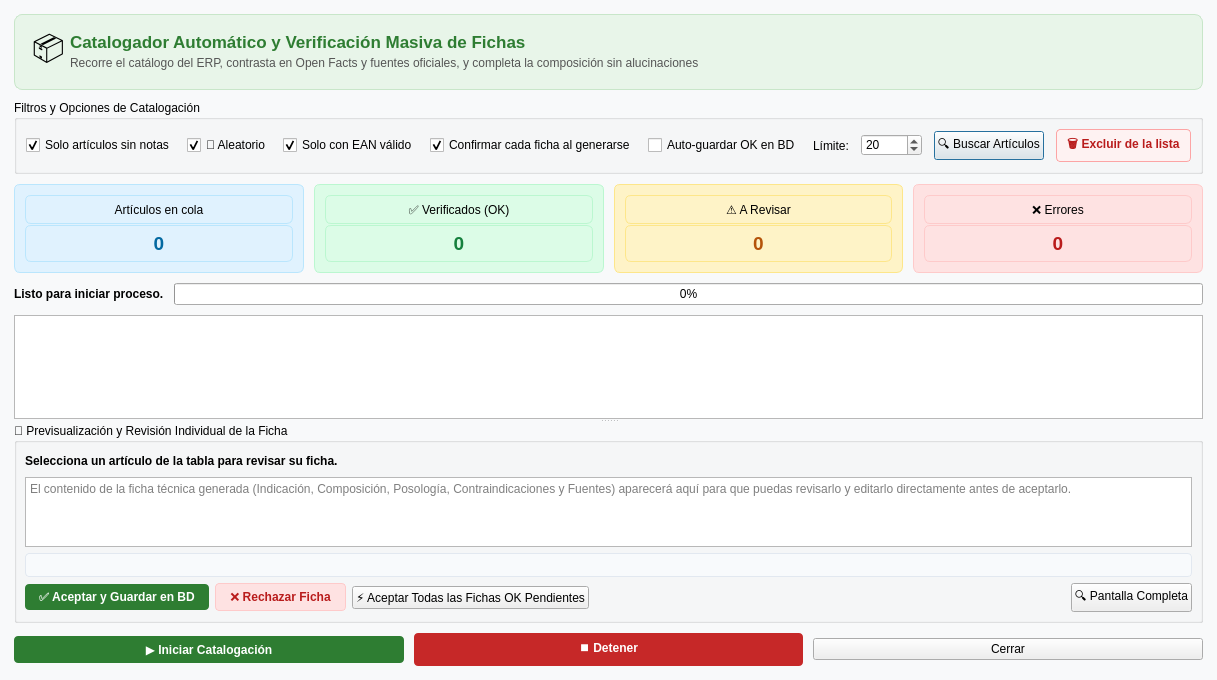
<?xml version="1.0" encoding="UTF-8"?>
<ui version="4.0">
 <class>DialogEnriquecimientoMasivo</class>
 <widget class="QDialog" name="DialogEnriquecimientoMasivo">
  <property name="geometry">
   <rect>
    <x>0</x>
    <y>0</y>
    <width>950</width>
    <height>680</height>
   </rect>
  </property>
  <property name="windowTitle">
   <string>Enriquecimiento Masivo de Fichas de Producto con IA y Fuentes Web</string>
  </property>
  <property name="styleSheet">
   <string notr="true">QDialog { background-color: #f8f9fa; }</string>
  </property>
  <layout class="QVBoxLayout" name="verticalLayoutPrincipal">
   <property name="spacing">
    <number>10</number>
   </property>
   <property name="leftMargin">
    <number>14</number>
   </property>
   <property name="topMargin">
    <number>14</number>
   </property>
   <property name="rightMargin">
    <number>14</number>
   </property>
   <property name="bottomMargin">
    <number>14</number>
   </property>
   <item>
    <widget class="QFrame" name="frameCabecera">
     <property name="styleSheet">
      <string notr="true">QFrame#frameCabecera {
    background-color: #e8f5e9;
    border: 1px solid #c8e6c9;
    border-radius: 8px;
    padding: 8px;
}</string>
     </property>
     <layout class="QHBoxLayout" name="horizontalLayoutCabecera">
      <item>
       <widget class="QLabel" name="labelIcono">
        <property name="maximumSize">
         <size>
          <width>40</width>
          <height>40</height>
         </size>
        </property>
        <property name="text">
         <string>📦</string>
        </property>
        <property name="font">
         <font>
          <pointsize>22</pointsize>
         </font>
        </property>
        <property name="alignment">
         <set>Qt::AlignmentFlag::AlignCenter</set>
        </property>
       </widget>
      </item>
      <item>
       <layout class="QVBoxLayout" name="verticalLayoutTitulos">
        <property name="spacing">
         <number>2</number>
        </property>
        <item>
         <widget class="QLabel" name="labelTitulo">
          <property name="font">
           <font>
            <pointsize>13</pointsize>
            <bold>true</bold>
           </font>
          </property>
          <property name="styleSheet">
           <string notr="true">color: #2e7d32;</string>
          </property>
          <property name="text">
           <string>Catalogador Automático y Verificación Masiva de Fichas</string>
          </property>
         </widget>
        </item>
        <item>
         <widget class="QLabel" name="labelSubtitulo">
          <property name="styleSheet">
           <string notr="true">color: #555555;</string>
          </property>
          <property name="text">
           <string>Recorre el catálogo del ERP, contrasta en Open Facts y fuentes oficiales, y completa la composición sin alucinaciones</string>
          </property>
         </widget>
        </item>
       </layout>
      </item>
      <item>
       <spacer name="horizontalSpacerCabecera">
        <property name="orientation">
         <enum>Qt::Orientation::Horizontal</enum>
        </property>
        <property name="sizeHint" stdset="0">
         <size>
          <width>40</width>
          <height>20</height>
         </size>
        </property>
       </spacer>
      </item>
     </layout>
    </widget>
   </item>
   <item>
    <widget class="QGroupBox" name="groupBoxFiltros">
     <property name="title">
      <string>Filtros y Opciones de Catalogación</string>
     </property>
     <layout class="QHBoxLayout" name="horizontalLayoutFiltros">
      <property name="spacing">
       <number>12</number>
      </property>
      <item>
       <widget class="QCheckBox" name="checkBoxSoloSinNotas">
        <property name="text">
         <string>Solo artículos sin notas</string>
        </property>
        <property name="checked">
         <bool>true</bool>
        </property>
       </widget>
      </item>
      <item>
       <widget class="QCheckBox" name="checkBoxAleatorio">
        <property name="toolTip">
         <string>Carga una selección aleatoria de artículos del catálogo en vez de los últimos registrados</string>
        </property>
        <property name="text">
         <string>🎲 Aleatorio</string>
        </property>
        <property name="checked">
         <bool>true</bool>
        </property>
       </widget>
      </item>
      <item>
       <widget class="QCheckBox" name="checkBoxSoloEanValido">
        <property name="text">
         <string>Solo con EAN válido</string>
        </property>
        <property name="checked">
         <bool>true</bool>
        </property>
       </widget>
      </item>
      <item>
       <widget class="QCheckBox" name="checkBoxModoInteractivo">
        <property name="toolTip">
         <string>Pausa en cada artículo generado para que puedas revisar, editar, aceptar o rechazar la nota antes de continuar con el siguiente</string>
        </property>
        <property name="text">
         <string>Confirmar cada ficha al generarse</string>
        </property>
        <property name="checked">
         <bool>true</bool>
        </property>
       </widget>
      </item>
      <item>
       <widget class="QCheckBox" name="checkBoxActualizarBD">
        <property name="toolTip">
         <string>Guarda automáticamente en MariaDB las fichas con estado OK sin detenerse a pedir confirmación individual</string>
        </property>
        <property name="text">
         <string>Auto-guardar OK en BD</string>
        </property>
        <property name="checked">
         <bool>false</bool>
        </property>
       </widget>
      </item>
      <item>
       <layout class="QHBoxLayout" name="horizontalLayoutLimite">
        <item>
         <widget class="QLabel" name="labelLimite">
          <property name="text">
           <string>Límite:</string>
          </property>
         </widget>
        </item>
        <item>
         <widget class="QSpinBox" name="spinBoxLimite">
          <property name="minimum">
           <number>1</number>
          </property>
          <property name="maximum">
           <number>50000</number>
          </property>
          <property name="value">
           <number>20</number>
          </property>
         </widget>
        </item>
       </layout>
      </item>
      <item>
       <spacer name="horizontalSpacerFiltros">
        <property name="orientation">
         <enum>Qt::Orientation::Horizontal</enum>
        </property>
        <property name="sizeHint" stdset="0">
         <size>
          <width>40</width>
          <height>20</height>
         </size>
        </property>
       </spacer>
      </item>
      <item>
       <widget class="QPushButton" name="pushButtonCargarLista">
        <property name="text">
         <string>🔍 Buscar Artículos</string>
        </property>
       </widget>
      </item>
      <item>
       <widget class="QPushButton" name="pushButtonExcluir">
        <property name="styleSheet">
         <string notr="true">QPushButton {
    background-color: #fef2f2;
    color: #b91c1c;
    border: 1px solid #fca5a5;
    border-radius: 4px;
    padding: 5px 10px;
    font-weight: bold;
}
QPushButton:hover {
    background-color: #fee2e2;
}</string>
        </property>
        <property name="toolTip">
         <string>Excluye de la lista los artículos seleccionados en la tabla para que no se generen</string>
        </property>
        <property name="text">
         <string>🗑️ Excluir de la lista</string>
        </property>
       </widget>
      </item>
     </layout>
    </widget>
   </item>
   <item>
    <layout class="QHBoxLayout" name="horizontalLayoutMetricas">
     <property name="spacing">
      <number>10</number>
     </property>
     <item>
      <widget class="QFrame" name="frameStatTotal">
       <property name="styleSheet">
        <string notr="true">background-color: #e0f2fe; border: 1px solid #bae6fd; border-radius: 6px; padding: 6px;</string>
       </property>
       <layout class="QVBoxLayout" name="verticalLayoutStatTotal">
        <property name="spacing">
         <number>1</number>
        </property>
        <property name="leftMargin">
         <number>4</number>
        </property>
        <property name="topMargin">
         <number>4</number>
        </property>
        <property name="rightMargin">
         <number>4</number>
        </property>
        <property name="bottomMargin">
         <number>4</number>
        </property>
        <item>
         <widget class="QLabel" name="labelTotalTitulo">
          <property name="text">
           <string>Artículos en cola</string>
          </property>
          <property name="alignment">
           <set>Qt::AlignmentFlag::AlignCenter</set>
          </property>
         </widget>
        </item>
        <item>
         <widget class="QLabel" name="labelTotalValor">
          <property name="font">
           <font>
            <pointsize>14</pointsize>
            <bold>true</bold>
           </font>
          </property>
          <property name="styleSheet">
           <string notr="true">color: #0369a1;</string>
          </property>
          <property name="text">
           <string>0</string>
          </property>
          <property name="alignment">
           <set>Qt::AlignmentFlag::AlignCenter</set>
          </property>
         </widget>
        </item>
       </layout>
      </widget>
     </item>
     <item>
      <widget class="QFrame" name="frameStatOk">
       <property name="styleSheet">
        <string notr="true">background-color: #dcfce7; border: 1px solid #bbf7d0; border-radius: 6px; padding: 6px;</string>
       </property>
       <layout class="QVBoxLayout" name="verticalLayoutStatOk">
        <property name="spacing">
         <number>1</number>
        </property>
        <property name="leftMargin">
         <number>4</number>
        </property>
        <property name="topMargin">
         <number>4</number>
        </property>
        <property name="rightMargin">
         <number>4</number>
        </property>
        <property name="bottomMargin">
         <number>4</number>
        </property>
        <item>
         <widget class="QLabel" name="labelOkTitulo">
          <property name="text">
           <string>✅ Verificados (OK)</string>
          </property>
          <property name="alignment">
           <set>Qt::AlignmentFlag::AlignCenter</set>
          </property>
         </widget>
        </item>
        <item>
         <widget class="QLabel" name="labelOkValor">
          <property name="font">
           <font>
            <pointsize>14</pointsize>
            <bold>true</bold>
           </font>
          </property>
          <property name="styleSheet">
           <string notr="true">color: #15803d;</string>
          </property>
          <property name="text">
           <string>0</string>
          </property>
          <property name="alignment">
           <set>Qt::AlignmentFlag::AlignCenter</set>
          </property>
         </widget>
        </item>
       </layout>
      </widget>
     </item>
     <item>
      <widget class="QFrame" name="frameStatRevisar">
       <property name="styleSheet">
        <string notr="true">background-color: #fef3c7; border: 1px solid #fde68a; border-radius: 6px; padding: 6px;</string>
       </property>
       <layout class="QVBoxLayout" name="verticalLayoutStatRevisar">
        <property name="spacing">
         <number>1</number>
        </property>
        <property name="leftMargin">
         <number>4</number>
        </property>
        <property name="topMargin">
         <number>4</number>
        </property>
        <property name="rightMargin">
         <number>4</number>
        </property>
        <property name="bottomMargin">
         <number>4</number>
        </property>
        <item>
         <widget class="QLabel" name="labelRevisarTitulo">
          <property name="text">
           <string>⚠️ A Revisar</string>
          </property>
          <property name="alignment">
           <set>Qt::AlignmentFlag::AlignCenter</set>
          </property>
         </widget>
        </item>
        <item>
         <widget class="QLabel" name="labelRevisarValor">
          <property name="font">
           <font>
            <pointsize>14</pointsize>
            <bold>true</bold>
           </font>
          </property>
          <property name="styleSheet">
           <string notr="true">color: #b45309;</string>
          </property>
          <property name="text">
           <string>0</string>
          </property>
          <property name="alignment">
           <set>Qt::AlignmentFlag::AlignCenter</set>
          </property>
         </widget>
        </item>
       </layout>
      </widget>
     </item>
     <item>
      <widget class="QFrame" name="frameStatError">
       <property name="styleSheet">
        <string notr="true">background-color: #fee2e2; border: 1px solid #fecaca; border-radius: 6px; padding: 6px;</string>
       </property>
       <layout class="QVBoxLayout" name="verticalLayoutStatError">
        <property name="spacing">
         <number>1</number>
        </property>
        <property name="leftMargin">
         <number>4</number>
        </property>
        <property name="topMargin">
         <number>4</number>
        </property>
        <property name="rightMargin">
         <number>4</number>
        </property>
        <property name="bottomMargin">
         <number>4</number>
        </property>
        <item>
         <widget class="QLabel" name="labelErrorTitulo">
          <property name="text">
           <string>❌ Errores</string>
          </property>
          <property name="alignment">
           <set>Qt::AlignmentFlag::AlignCenter</set>
          </property>
         </widget>
        </item>
        <item>
         <widget class="QLabel" name="labelErrorValor">
          <property name="font">
           <font>
            <pointsize>14</pointsize>
            <bold>true</bold>
           </font>
          </property>
          <property name="styleSheet">
           <string notr="true">color: #b91c1c;</string>
          </property>
          <property name="text">
           <string>0</string>
          </property>
          <property name="alignment">
           <set>Qt::AlignmentFlag::AlignCenter</set>
          </property>
         </widget>
        </item>
       </layout>
      </widget>
     </item>
    </layout>
   </item>
   <item>
    <layout class="QHBoxLayout" name="horizontalLayoutProgresoGeneral">
     <item>
      <widget class="QLabel" name="labelEstadoGeneral">
       <property name="font">
        <font>
         <bold>true</bold>
        </font>
       </property>
       <property name="text">
        <string>Listo para iniciar proceso.</string>
       </property>
      </widget>
     </item>
     <item>
      <widget class="QProgressBar" name="progressBarLote">
       <property name="value">
        <number>0</number>
       </property>
       <property name="textVisible">
        <bool>true</bool>
       </property>
      </widget>
     </item>
    </layout>
   </item>
   <item>
    <widget class="QSplitter" name="splitterResultados">
     <property name="orientation">
      <enum>Qt::Orientation::Vertical</enum>
     </property>
     <widget class="QTableWidget" name="tableWidgetResultados">
      <property name="alternatingRowColors">
       <bool>true</bool>
      </property>
      <property name="selectionMode">
       <enum>QAbstractItemView::SelectionMode::SingleSelection</enum>
      </property>
      <property name="selectionBehavior">
       <enum>QAbstractItemView::SelectionBehavior::SelectRows</enum>
      </property>
      <property name="sortingEnabled">
       <bool>true</bool>
      </property>
     </widget>
     <widget class="QGroupBox" name="groupBoxPrevisualizacion">
      <property name="title">
       <string>📝 Previsualización y Revisión Individual de la Ficha</string>
      </property>
      <layout class="QVBoxLayout" name="verticalLayoutPrevisualizacion">
       <property name="leftMargin">
        <number>8</number>
       </property>
       <property name="topMargin">
        <number>8</number>
       </property>
       <property name="rightMargin">
        <number>8</number>
       </property>
       <property name="bottomMargin">
        <number>8</number>
       </property>
       <item>
        <layout class="QHBoxLayout" name="horizontalLayoutHeaderFicha">
         <item>
          <widget class="QLabel" name="labelFichaTitulo">
           <property name="font">
            <font>
             <bold>true</bold>
            </font>
           </property>
           <property name="text">
            <string>Selecciona un artículo de la tabla para revisar su ficha.</string>
           </property>
          </widget>
         </item>
         <item>
          <spacer name="horizontalSpacerFichaHeader">
           <property name="orientation">
            <enum>Qt::Orientation::Horizontal</enum>
           </property>
           <property name="sizeHint" stdset="0">
            <size>
             <width>40</width>
             <height>20</height>
            </size>
           </property>
          </spacer>
         </item>
         <item>
          <widget class="QLabel" name="labelFichaBadge">
           <property name="text">
            <string/>
           </property>
          </widget>
         </item>
        </layout>
       </item>
       <item>
        <widget class="QTextEdit" name="textEditFichaDetalle">
         <property name="placeholderText">
          <string>El contenido de la ficha técnica generada (Indicación, Composición, Posología, Contraindicaciones y Fuentes) aparecerá aquí para que puedas revisarlo y editarlo directamente antes de aceptarlo.</string>
         </property>
        </widget>
       </item>
       <item>
        <widget class="QLabel" name="labelFuentesFicha">
         <property name="font">
          <font>
           <pointsize>9</pointsize>
          </font>
         </property>
         <property name="styleSheet">
          <string notr="true">padding: 4px 8px; background-color: #f8fafc; border: 1px solid #e2e8f0; border-radius: 4px; color: #475569;</string>
         </property>
         <property name="text">
          <string/>
         </property>
         <property name="wordWrap">
          <bool>true</bool>
         </property>
         <property name="openExternalLinks">
          <bool>true</bool>
         </property>
         <property name="textInteractionFlags">
          <set>Qt::TextBrowserInteraction</set>
         </property>
        </widget>
       </item>
       <item>
        <layout class="QHBoxLayout" name="horizontalLayoutBotonesFicha">
         <item>
          <widget class="QPushButton" name="pushButtonAceptarFicha">
           <property name="styleSheet">
            <string notr="true">QPushButton {
    background-color: #2e7d32;
    color: white;
    font-weight: bold;
    border-radius: 4px;
    padding: 6px 14px;
}
QPushButton:hover {
    background-color: #388e3c;
}</string>
           </property>
           <property name="text">
            <string>✅ Aceptar y Guardar en BD</string>
           </property>
          </widget>
         </item>
         <item>
          <widget class="QPushButton" name="pushButtonRechazarFicha">
           <property name="styleSheet">
            <string notr="true">QPushButton {
    background-color: #fee2e2;
    color: #b91c1c;
    border: 1px solid #fecaca;
    border-radius: 4px;
    padding: 6px 14px;
    font-weight: bold;
}
QPushButton:hover {
    background-color: #fca5a5;
}</string>
           </property>
           <property name="text">
            <string>❌ Rechazar Ficha</string>
           </property>
          </widget>
         </item>
         <item>
          <widget class="QPushButton" name="pushButtonAceptarTodasPendientes">
           <property name="text">
            <string>⚡ Aceptar Todas las Fichas OK Pendientes</string>
           </property>
          </widget>
         </item>
         <item>
          <spacer name="horizontalSpacerFichaBtns">
           <property name="orientation">
            <enum>Qt::Orientation::Horizontal</enum>
           </property>
           <property name="sizeHint" stdset="0">
            <size>
             <width>40</width>
             <height>20</height>
            </size>
           </property>
          </spacer>
         </item>
         <item>
          <widget class="QPushButton" name="pushButtonVerFicha">
           <property name="text">
            <string>🔍 Pantalla Completa</string>
           </property>
          </widget>
         </item>
        </layout>
       </item>
      </layout>
     </widget>
    </widget>
   </item>
   <item>
    <layout class="QHBoxLayout" name="horizontalLayoutAcciones">
     <item>
      <widget class="QPushButton" name="pushButtonIniciar">
       <property name="styleSheet">
        <string notr="true">QPushButton {
    background-color: #2e7d32;
    color: white;
    font-weight: bold;
    border-radius: 4px;
    padding: 6px 16px;
}
QPushButton:hover {
    background-color: #388e3c;
}</string>
       </property>
       <property name="text">
        <string>▶️ Iniciar Catalogación</string>
       </property>
      </widget>
     </item>
     <item>
      <widget class="QPushButton" name="pushButtonDetener">
       <property name="enabled">
        <bool>false</bool>
       </property>
       <property name="styleSheet">
        <string notr="true">QPushButton {
    background-color: #c62828;
    color: white;
    font-weight: bold;
    border-radius: 4px;
    padding: 6px 14px;
}
QPushButton:hover {
    background-color: #d32f2f;
}</string>
       </property>
       <property name="text">
        <string>⏹️ Detener</string>
       </property>
      </widget>
     </item>
     <item>
      <widget class="QPushButton" name="pushButtonCerrar">
       <property name="text">
        <string>Cerrar</string>
       </property>
      </widget>
     </item>
    </layout>
   </item>
  </layout>
 </widget>
 <resources/>
 <connections/>
</ui>
